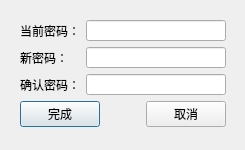
<?xml version="1.0" encoding="UTF-8"?>
<ui version="4.0">
 <class>changepassword</class>
 <widget class="QDialog" name="changepassword">
  <property name="geometry">
   <rect>
    <x>0</x>
    <y>0</y>
    <width>245</width>
    <height>150</height>
   </rect>
  </property>
  <property name="minimumSize">
   <size>
    <width>245</width>
    <height>150</height>
   </size>
  </property>
  <property name="windowTitle">
   <string>Dialog</string>
  </property>
  <widget class="QWidget" name="layoutWidget">
   <property name="geometry">
    <rect>
     <x>20</x>
     <y>20</y>
     <width>206</width>
     <height>107</height>
    </rect>
   </property>
   <layout class="QVBoxLayout" name="verticalLayout">
    <item>
     <layout class="QFormLayout" name="formLayout">
      <item row="0" column="0">
       <widget class="QLabel" name="label">
        <property name="text">
         <string>当前密码：</string>
        </property>
       </widget>
      </item>
      <item row="0" column="1">
       <widget class="QLineEdit" name="lineEdit_now">
        <property name="echoMode">
         <enum>QLineEdit::Password</enum>
        </property>
       </widget>
      </item>
      <item row="1" column="0">
       <widget class="QLabel" name="label_2">
        <property name="text">
         <string>新密码：</string>
        </property>
       </widget>
      </item>
      <item row="1" column="1">
       <widget class="QLineEdit" name="lineEdit_new">
        <property name="echoMode">
         <enum>QLineEdit::Password</enum>
        </property>
       </widget>
      </item>
      <item row="2" column="0">
       <widget class="QLabel" name="label_3">
        <property name="text">
         <string>确认密码：</string>
        </property>
       </widget>
      </item>
      <item row="2" column="1">
       <widget class="QLineEdit" name="lineEdit_re">
        <property name="echoMode">
         <enum>QLineEdit::Password</enum>
        </property>
       </widget>
      </item>
     </layout>
    </item>
    <item>
     <layout class="QHBoxLayout" name="horizontalLayout">
      <item>
       <widget class="QPushButton" name="pushButton">
        <property name="text">
         <string>完成</string>
        </property>
       </widget>
      </item>
      <item>
       <spacer name="horizontalSpacer">
        <property name="orientation">
         <enum>Qt::Horizontal</enum>
        </property>
        <property name="sizeHint" stdset="0">
         <size>
          <width>40</width>
          <height>20</height>
         </size>
        </property>
       </spacer>
      </item>
      <item>
       <widget class="QPushButton" name="pushButton_2">
        <property name="text">
         <string>取消</string>
        </property>
       </widget>
      </item>
     </layout>
    </item>
   </layout>
  </widget>
 </widget>
 <resources/>
 <connections/>
</ui>
